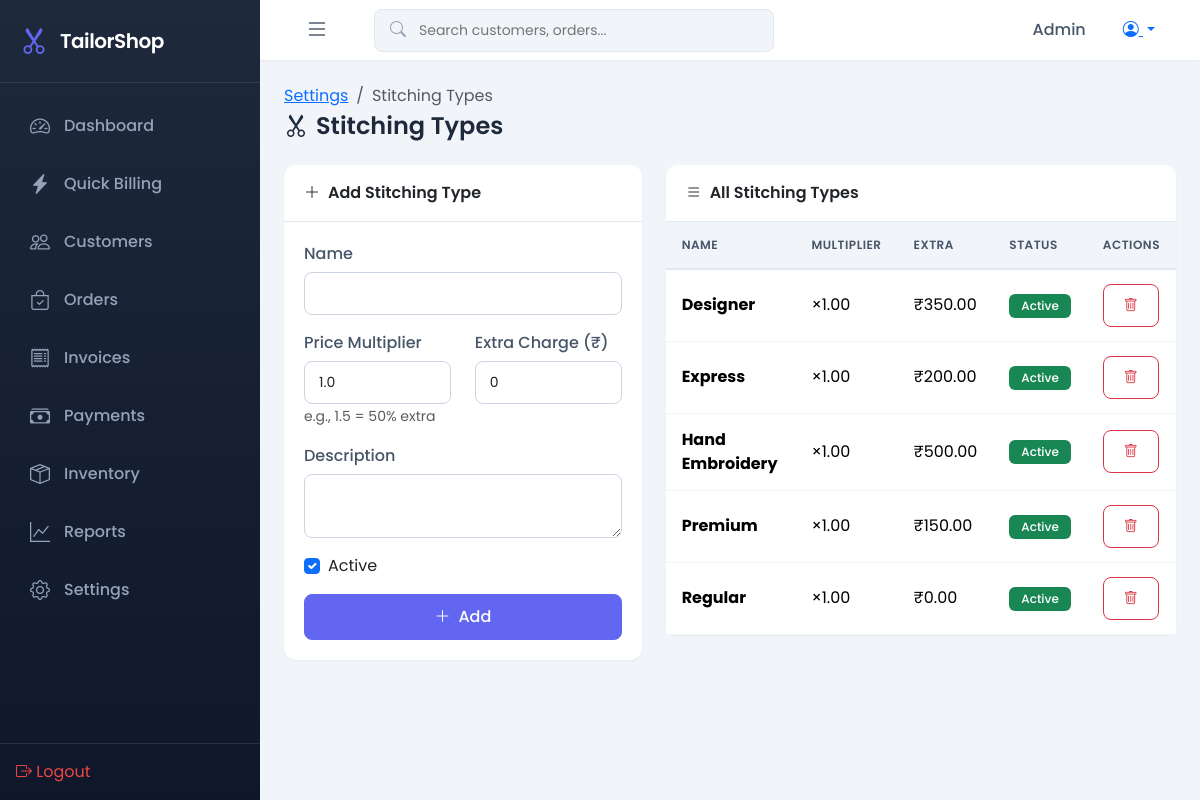
The page /settings/stitching/ (signed in) on the database as committed earlier.
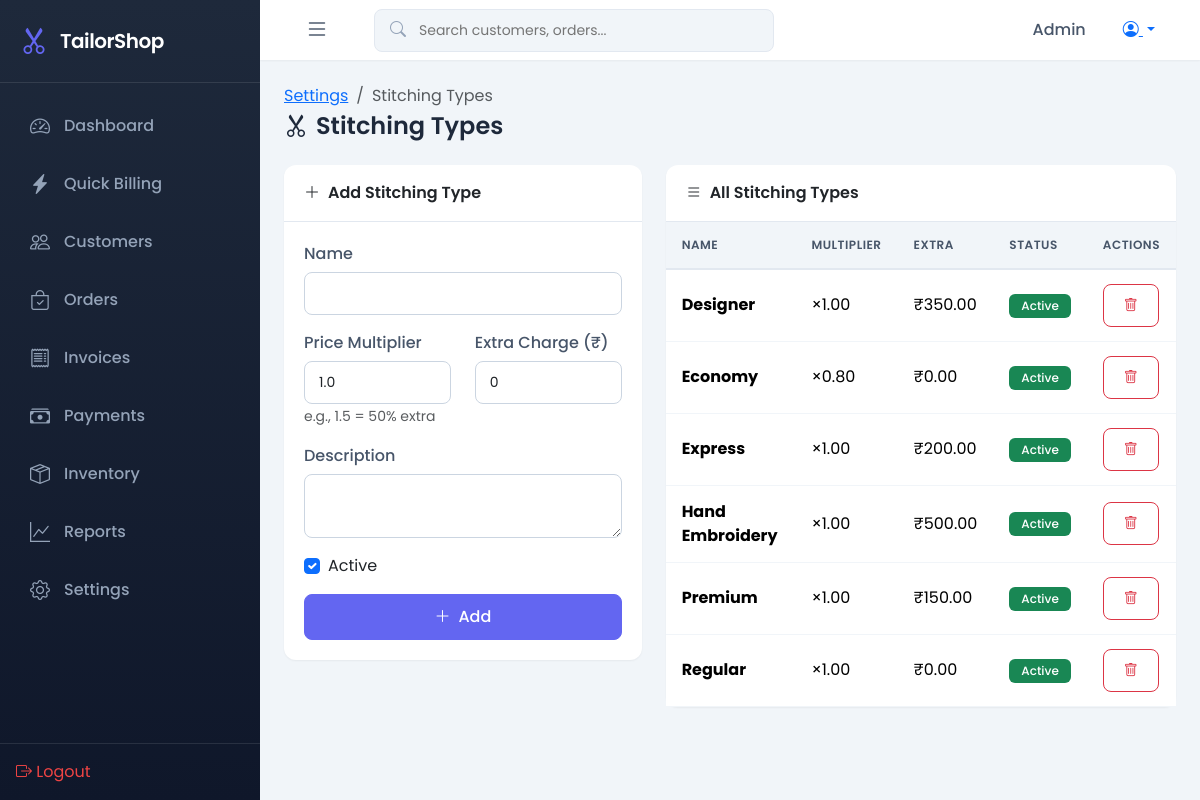
The same page on the database as committed later.
### shop/models.py (models this page shows, shortened)
class StitchingType(models.Model):
    name = models.CharField(max_length=50, unique=True)
    description = models.TextField(blank=True)
    price_multiplier = models.DecimalField(max_digits=4, decimal_places=2, default=1.0)
    extra_charge = models.DecimalField(max_digits=10, decimal_places=2, default=0)
    is_active = models.BooleanField(default=True)
    class Meta:
        ordering = ['name']

### shop/views.py (the view, shortened to what this page needs)
# urls.py: path('settings/stitching/', views.stitching_types, name='stitching_types'),
@login_required
def stitching_types(request):
    items = StitchingType.objects.all()
    form = StitchingTypeForm()
    return render(request, 'shop/stitching_types.html', {'items': items, 'form': form})

### shop/forms.py
class StitchingTypeForm(forms.ModelForm):
    class Meta:
        model = StitchingType
        fields = ['name', 'description', 'price_multiplier', 'extra_charge', 'is_active']
        widgets = {
            'name': forms.TextInput(attrs={'class': 'form-control'}),
            'description': forms.Textarea(attrs={'class': 'form-control', 'rows': 2}),
            'price_multiplier': forms.NumberInput(attrs={'class': 'form-control', 'step': '0.01'}),
            'extra_charge': forms.NumberInput(attrs={'class': 'form-control', 'step': '0.01'}),
            'is_active': forms.CheckboxInput(attrs={'class': 'form-check-input'}),
        }

### templates/shop/stitching_types.html (shortened to what this page needs)
{% extends 'base.html' %}
{% block content %}
<div class="page-header">
    <div>
        <nav aria-label="breadcrumb">
            <ol class="breadcrumb mb-1">
                <li class="breadcrumb-item"><a href="{% url 'settings' %}">Settings</a></li>
                <li class="breadcrumb-item active">Stitching Types</li>
            </ol>
        </nav>
        <h1><i class="bi bi-scissors me-2"></i>Stitching Types</h1>
    </div>
</div>
<div class="row g-4">
    <div class="col-lg-5">
        <div class="card">
            <div class="card-header">
                <i class="bi bi-plus-lg me-2"></i>Add Stitching Type
            </div>
            <div class="card-body">
                <form method="post">
                    <div class="mb-3">
                        <label class="form-label">Name</label>
                        {{ form.name }}
                    </div>
                    <div class="row">
                        <div class="col-md-6 mb-3">
                            <label class="form-label">Price Multiplier</label>
                            {{ form.price_multiplier }}
                            <small class="text-muted">e.g., 1.5 = 50% extra</small>
                        </div>
                        <div class="col-md-6 mb-3">
                            <label class="form-label">Extra Charge (₹)</label>
                            {{ form.extra_charge }}
                        </div>
                    </div>
                    <div class="mb-3">
                        <label class="form-label">Description</label>
                        {{ form.description }}
                    </div>
                    <div class="form-check mb-3">
                        {{ form.is_active }}
                        <label class="form-check-label">Active</label>
                    </div>
                    <button type="submit" class="btn btn-primary w-100">
                        <i class="bi bi-plus-lg me-2"></i>Add
                    </button>
                </form>
            </div>
        </div>
    </div>
    <div class="col-lg-7">
        <div class="card">
            <div class="card-header">
                <i class="bi bi-list me-2"></i>All Stitching Types
            </div>
            <div class="card-body p-0">
                <table class="table mb-0">
                    <thead>
                        <tr>
                            <th>Name</th>
                            <th>Multiplier</th>
                            <th>Extra</th>
                            <th>Status</th>
                            <th>Actions</th>
                        </tr>
                    </thead>
                    <tbody>
                        {% for item in items %}
                        <tr>
                            <td><strong>{{ item.name }}</strong></td>
                            <td>×{{ item.price_multiplier }}</td>
                            <td>₹{{ item.extra_charge }}</td>
                            <td>
                                {% if item.is_active %}
                                <span class="badge bg-success">Active</span>
                                {% else %}
                                <span class="badge bg-secondary">Inactive</span>
                                {% endif %}
                            </td>
                            <td>
                                <form method="post" class="d-inline" onsubmit="return confirm('Delete this item?')">
                                    <button type="submit" class="btn btn-sm btn-outline-danger">
                                        <i class="bi bi-trash"></i>
                                    </button>
                                </form>
                            </td>
                        </tr>
                        {% empty %}
                        <tr>
                            <td colspan="5" class="text-center py-4 text-muted">No stitching types added</td>
                        </tr>
                        {% endfor %}
                    </tbody>
                </table>
            </div>
        </div>
    </div>
</div>
{% endblock %}

Rows that differ between the two databases and show on the page:
added StitchingType: name "Economy", price_multiplier "0.80", extra_charge "0.00", is_active "Active"
